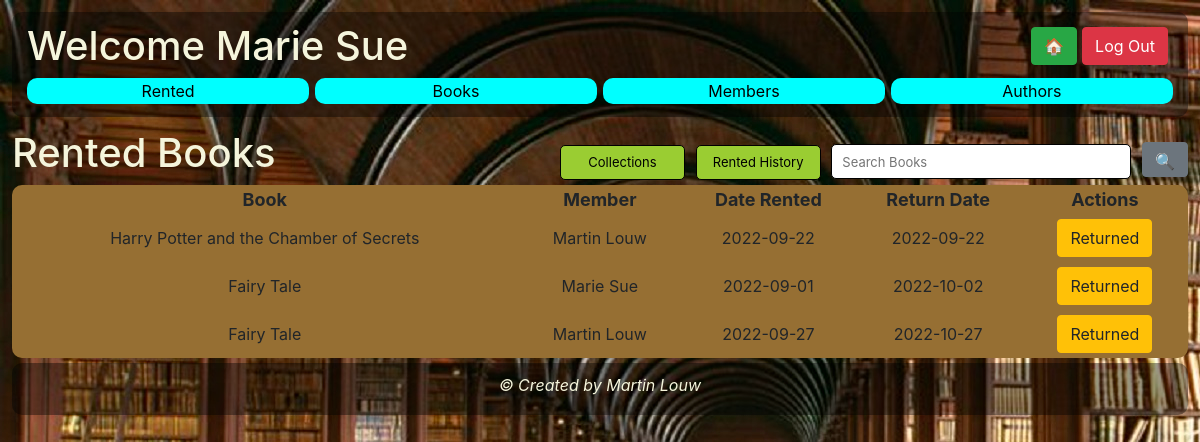
Screenshot of /librarian/librarianRented.php (signed in) with the database file from the repository.
### tables this page shows
CREATE TABLE `members` (
  `member_id` int(11) NOT NULL,
  `member_name` varchar(255) NOT NULL,
  `member_surname` varchar(255) NOT NULL,
  `member_date_of_birth` date NOT NULL,
  `member_email` varchar(255) NOT NULL,
  `member_password` varchar(255) NOT NULL,
  `member_contact_number` char(10) NOT NULL,
  `role_id` int(11) NOT NULL
);

CREATE TABLE `books_rented` (
  `rented_id` int(11) NOT NULL,
  `rented_date` date NOT NULL,
  `rented_return_date` date NOT NULL,
  `rented_date_returned` date DEFAULT NULL,
  `member_id` int(11) NOT NULL,
  `book_id` int(11) NOT NULL,
  `books_rented_status_id` int(11) NOT NULL
);

CREATE TABLE `books` (
  `book_id` int(11) NOT NULL,
  `book_name` varchar(255) NOT NULL,
  `book_desc` varchar(10000) NOT NULL,
  `book_published_date` date NOT NULL,
  `genre_id` int(11) NOT NULL,
  `status_id` int(11) NOT NULL,
  `author_id` int(11) NOT NULL
);

### librarian/librarianRented.php (the view)
<?php include '../librarian/librarianHeader.php'; ?>
	<h1>Rented Books
		<form method="post" class="frmRented">
			<button id="btnCollections" name="btnCollections" class="btnRentedHistory">Collections</button>
			<button id="btnRentedHistory" name="btnRentedHistory" class="btnRentedHistory">Rented History</button>
			<input type='text' id="rentedSearch" name="rentedSearch" placeholder="Search Books" class="rentedSearch">
			<button id="btnRentedSearch" name="btnRentedSearch" class="btn btn-secondary btnRentedSearch">&#128269</button>
		</form>
	</h1>
	<form method="post">
		<table class="rentedTable">
			<thead class="rentedTableHead">
				<th>Book</th>
				<th>Member</th>
				<th>Date Rented</th>
				<th>Return Date</th>
				<th>Actions</th>
			</thead>
			<tbody>
				<?php
					$sql = "SELECT * FROM books_rented
							INNER JOIN books ON books_rented.book_id = books.book_id
							INNER JOIN members ON books_rented.member_id = members.member_id
							ORDER BY rented_return_date ASC";
					$result = $conn->query($sql);
					if ($result) {
						if ($result->num_rows > 0) {
							while ($row = $result->fetch_assoc()) {
								if ($row['books_rented_status_id'] == 2 || $row['books_rented_status_id'] == 3) {
								}
								else { ?>
									<tr class="rentedTableRow">
										<td><?= $row['book_name'] ?></td>
										<td><?= $row['member_name'] . " " . $row['member_surname'] ?></td>
										<td><?= $row['rented_date'] ?></td>
										<td><?= $row['rented_return_date'] ?></td>
										<td>
											<?php
												if ($row['books_rented_status_id'] == 1 || $row['books_rented_status_id'] == 4) { ?>
													<button id="btnReturnBook" name="btnReturnBook" value="<?= $row['rented_id'] ?>" class="btn btn-warning">Returned</button>
										<?php	}
												elseif ($row['books_rented_status_id'] == 3) { ?>
													<button id="btnCollectBook" name="btnCollectBook" value="<?= $row['rented_id'] ?>" class="btn btn-warning">Collected</button>
										<?php	}	?>
										</td>
									</tr>
				<?php
								}
							}
				?>
			</tbody>
		</table>
		<?php
					}
				}
				else {
					echo "Error selecting table " . $conn->error;
				}
		?>
	</form>
<?php include '../librarian/librarianFooter.php'; ?>

### librarian/librarianHeader.php (shortened to what this page needs)
<!DOCTYPE html>
<html>
	<head>
		<?php require('../php/funcLibrarian.php'); ?>
		<link rel='stylesheet' type='text/css' href='../css/librarian.css'>
		<link rel="stylesheet" href="https://stackpath.bootstrapcdn.com/bootstrap/4.5.0/css/bootstrap.min.css">
	</head>
	<body>
		<header class="container-fluid">
			<form method="post">
				<?php
					$memberID = $_SESSION['loggedInMemberID'];
					$sql = "SELECT * FROM members
							WHERE member_id = $memberID";
					$result = $conn->query($sql);
					if ($result) {
						if ($result->num_rows > 0) {
							while ($row = $result->fetch_assoc()) { ?>
								<h1>Welcome <?= $row['member_name'] . " " . $row['member_surname'] ?>
				<?php
							}
						}
					}
					else {
						echo "Error selecting table " . $conn->error;
					}
				?>
					<button id="btnLogOut" name="btnLogOut" class="btn btn-danger btnLogOut">Log Out</button>
					<button id="btnHome" name="btnHome" class="btn btn-success btnHome">&#127968;</button>
				</h1>
				<section class="buttonGrid">
					<div class="gridButton"><button id="btnDisplayRented" name="btnDisplayRented" class="btnNavigate">Rented</button></div>
					<div class="gridButton"><button id="btnDisplayBooks" name="btnDisplayBooks" class="btnNavigate">Books</button></div>
					<div class="gridButton"><button id="btnDisplayMembers" name="btnDisplayMembers" class="btnNavigate">Members</button></div>
					<div class="gridButton"><button id="btnDisplayAuthors" name="btnDisplayAuthors" class="btnNavigate">Authors</button></div>
				</section>
			</form>
		</header>
		<main>

### css/librarian.css (style rules this page uses)
body { background-image: url(../media/librarian-as-career.jpg); background-repeat: no-repeat; padding: 1%; }
.container-fluid { background-color: rgba(0,0,0,.4); padding: 10px; border: solid; border-width: 0px; border-radius: 10px; margin-bottom: 1%; }
h1 { color: beige; }
.btnLogOut, .btnHome { float: right; margin-right: 5px; margin-top: 5px; }
.buttonGrid { display: grid; grid-template-areas: "gridButton gridButton gridButton gridButton"; grid-template-columns: repeat(4, 1fr); gap: 0.5%; grid-auto-rows: auto; grid-template-rows: auto; }
.gridButton { border: solid; border-width: 0px; border-radius: 10px; margin-bottom: 1%; text-align: center; }
.btnNavigate { background-color: aqua; width: 100%; border: solid; border-width: 0px; border-radius: 10px; }
.frmRented, .frmAuthors, .frmBooks, .frmMembers { float: right; }
.rentedTable, .authorTable, .bookTable, .memberTable { width: 100%; background-color: #966f33; border: solid; border-width: 0px; border-radius: 10px; }
.rentedTableHead, .authorTableHead, .bookTableHead, .memberTableHead { text-align: center; padding: 5px; font-size: large; }
.rentedTableRow, .authorTableRow ,.bookTableRow, .memberTableRow { text-align: center; }
td { padding: 5px; }
.btnBookSearch, .btnRentedSearch, .btnMemberSearch, .btnAuthorSearch { height: 35px; font-size: small; margin-top: 7px; }
@media only screen and (min-width: 600px) { .rentedSearch, .authorSearch, .searchInput, .memberSearch { height: 35px; font-size: small; border: solid; border-radius: 5px; border-width: 1px; width: 200px; padding-left: 10px; } }
@media only screen and (min-width: 600px) { .btnAddBook, .btnAddAuthor, .btnRentedHistory, .btnRented { font-size: small; width: fit-content; height: 35px; border: solid; border-width: 1px; border-radius: 5px; background-color: yellowgreen; } }
@media only screen and (min-width: 772px) { .rentedSearch, .authorSearch, .searchInput, .memberSearch { height: 35px; font-size: small; border: solid; border-radius: 5px; border-width: 1px; width: 250px; padding-left: 10px; } }
@media only screen and (min-width: 772px) { .btnAddBook, .btnAddAuthor, .btnRentedHistory, .btnRented { font-size: small; width: fit-content; height: 35px; border: solid; border-width: 1px; border-radius: 5px; background-color: yellowgreen; } }
@media only screen and (min-width: 992px) { .rentedSearch, .authorSearch, .searchInput, .memberSearch { height: 35px; font-size: small; border: solid; border-radius: 5px; border-width: 1px; width: 300px; padding-left: 10px; } }
@media only screen and (min-width: 992px) { .btnAddBook, .btnAddAuthor, .btnRentedHistory, .btnRented { font-size: small; width: 125px; height: 35px; border: solid; border-width: 1px; border-radius: 5px; background-color: yellowgreen; } }
@media only screen and (min-width: 1200px) { .rentedSearch, .authorSearch, .searchInput, .memberSearch { height: 35px; font-size: small; border: solid; border-radius: 5px; border-width: 1px; width: 300px; padding-left: 10px; } }
@media only screen and (min-width: 1200px) { .btnAddBook, .btnAddAuthor, .btnRentedHistory, .btnRented { font-size: small; width: 125px; height: 35px; border: solid; border-width: 1px; border-radius: 5px; background-color: yellowgreen; } }

### rows the page displays
members: member_name "Marie", member_surname "Sue"
books_rented: book.book_name "Harry Potter and the Chamber of Secrets", member.member_name "Martin", member.member_surname "Louw", rented_date "2022-09-22", rented_return_date "2022-09-22", $row['rented_id'] 3 (drawn)
books_rented: book.book_name "Fairy Tale", member.member_name "Marie", member.member_surname "Sue", rented_date "2022-09-01", rented_return_date "2022-10-02", $row['rented_id'] 1 (drawn)
books_rented: book.book_name "Fairy Tale", member.member_name "Martin", member.member_surname "Louw", rented_date "2022-09-27", rented_return_date "2022-10-27", $row['rented_id'] 5 (drawn)
